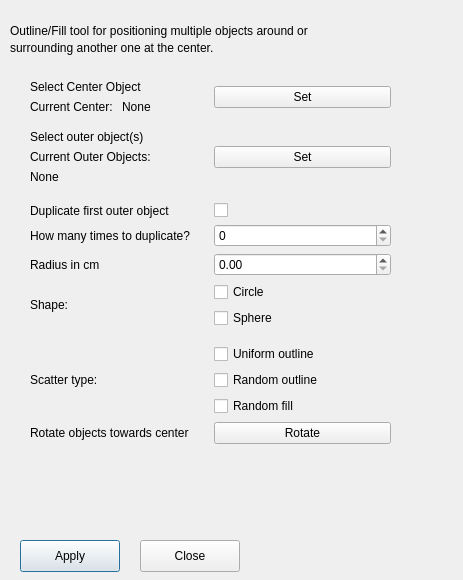
<?xml version="1.0" encoding="UTF-8"?>
<ui version="4.0">
 <class>Dialog</class>
 <widget class="QDialog" name="Dialog">
  <property name="geometry">
   <rect>
    <x>0</x>
    <y>0</y>
    <width>463</width>
    <height>580</height>
   </rect>
  </property>
  <property name="windowTitle">
   <string>Dialog</string>
  </property>
  <widget class="QPushButton" name="apply_button">
   <property name="geometry">
    <rect>
     <x>20</x>
     <y>540</y>
     <width>100</width>
     <height>32</height>
    </rect>
   </property>
   <property name="text">
    <string>Apply</string>
   </property>
  </widget>
  <widget class="QPushButton" name="close_button">
   <property name="geometry">
    <rect>
     <x>140</x>
     <y>540</y>
     <width>100</width>
     <height>32</height>
    </rect>
   </property>
   <property name="text">
    <string>Close</string>
   </property>
  </widget>
  <widget class="QWidget" name="gridLayoutWidget">
   <property name="geometry">
    <rect>
     <x>30</x>
     <y>80</y>
     <width>361</width>
     <height>479</height>
    </rect>
   </property>
   <layout class="QGridLayout" name="gridLayout">
    <item row="11" column="1">
     <widget class="QPushButton" name="pushButton">
      <property name="text">
       <string>Rotate</string>
      </property>
     </widget>
    </item>
    <item row="10" column="1">
     <layout class="QGridLayout" name="gridLayout_5">
      <item row="1" column="0">
       <widget class="QCheckBox" name="random_outline_checkbox">
        <property name="text">
         <string>Random outline </string>
        </property>
       </widget>
      </item>
      <item row="0" column="0">
       <widget class="QCheckBox" name="uniform_checkbox">
        <property name="text">
         <string>Uniform outline</string>
        </property>
       </widget>
      </item>
      <item row="2" column="0">
       <widget class="QCheckBox" name="random_fill_checkbox">
        <property name="text">
         <string>Random fill</string>
        </property>
       </widget>
      </item>
     </layout>
    </item>
    <item row="4" column="1">
     <widget class="QCheckBox" name="checkBox">
      <property name="text">
       <string/>
      </property>
     </widget>
    </item>
    <item row="8" column="1">
     <layout class="QGridLayout" name="gridLayout_4">
      <item row="0" column="0">
       <widget class="QCheckBox" name="circle_check">
        <property name="text">
         <string>Circle</string>
        </property>
       </widget>
      </item>
      <item row="2" column="0">
       <widget class="QCheckBox" name="sphere_checkbox">
        <property name="text">
         <string>Sphere</string>
        </property>
       </widget>
      </item>
     </layout>
    </item>
    <item row="11" column="0">
     <widget class="QLabel" name="label_10">
      <property name="text">
       <string>Rotate objects towards center</string>
      </property>
     </widget>
    </item>
    <item row="0" column="1">
     <widget class="QPushButton" name="center_button">
      <property name="text">
       <string>Set</string>
      </property>
     </widget>
    </item>
    <item row="2" column="0">
     <layout class="QVBoxLayout" name="verticalLayout_4">
      <item>
       <widget class="QLabel" name="label_2">
        <property name="text">
         <string>Select outer object(s)</string>
        </property>
       </widget>
      </item>
      <item>
       <layout class="QHBoxLayout" name="horizontalLayout_6">
        <item>
         <widget class="QLabel" name="label_13">
          <property name="text">
           <string>Current Outer Objects:</string>
          </property>
         </widget>
        </item>
       </layout>
      </item>
      <item>
       <widget class="QLabel" name="outer_objs">
        <property name="sizePolicy">
         <sizepolicy hsizetype="Preferred" vsizetype="Preferred">
          <horstretch>0</horstretch>
          <verstretch>0</verstretch>
         </sizepolicy>
        </property>
        <property name="maximumSize">
         <size>
          <width>16777215</width>
          <height>16777215</height>
         </size>
        </property>
        <property name="text">
         <string>None</string>
        </property>
        <property name="wordWrap">
         <bool>true</bool>
        </property>
       </widget>
      </item>
     </layout>
    </item>
    <item row="6" column="0">
     <widget class="QLabel" name="label_4">
      <property name="text">
       <string>How many times to duplicate?</string>
      </property>
     </widget>
    </item>
    <item row="12" column="0">
     <widget class="QLabel" name="warnings">
      <property name="text">
       <string/>
      </property>
     </widget>
    </item>
    <item row="1" column="0">
     <spacer name="verticalSpacer_2">
      <property name="orientation">
       <enum>Qt::Vertical</enum>
      </property>
      <property name="sizeType">
       <enum>QSizePolicy::Fixed</enum>
      </property>
      <property name="sizeHint" stdset="0">
       <size>
        <width>10</width>
        <height>10</height>
       </size>
      </property>
     </spacer>
    </item>
    <item row="0" column="0">
     <layout class="QVBoxLayout" name="verticalLayout_2">
      <item>
       <widget class="QLabel" name="label">
        <property name="text">
         <string>Select Center Object</string>
        </property>
       </widget>
      </item>
      <item>
       <layout class="QHBoxLayout" name="horizontalLayout_4">
        <item>
         <widget class="QLabel" name="label_11">
          <property name="text">
           <string>Current Center:</string>
          </property>
         </widget>
        </item>
        <item>
         <widget class="QLabel" name="center_objs">
          <property name="text">
           <string>None</string>
          </property>
          <property name="wordWrap">
           <bool>true</bool>
          </property>
         </widget>
        </item>
       </layout>
      </item>
     </layout>
    </item>
    <item row="4" column="0">
     <widget class="QLabel" name="label_3">
      <property name="text">
       <string>Duplicate first outer object</string>
      </property>
     </widget>
    </item>
    <item row="10" column="0">
     <layout class="QGridLayout" name="gridLayout_3">
      <item row="5" column="0">
       <widget class="QLabel" name="label_6">
        <property name="text">
         <string>Scatter type:</string>
        </property>
       </widget>
      </item>
     </layout>
    </item>
    <item row="8" column="0">
     <widget class="QLabel" name="label_5">
      <property name="text">
       <string>Shape:</string>
      </property>
     </widget>
    </item>
    <item row="7" column="1">
     <widget class="QDoubleSpinBox" name="radius_box"/>
    </item>
    <item row="6" column="1">
     <widget class="QSpinBox" name="spinBox"/>
    </item>
    <item row="2" column="1">
     <widget class="QPushButton" name="outer_button">
      <property name="text">
       <string>Set</string>
      </property>
     </widget>
    </item>
    <item row="9" column="0">
     <spacer name="verticalSpacer">
      <property name="orientation">
       <enum>Qt::Vertical</enum>
      </property>
      <property name="sizeType">
       <enum>QSizePolicy::Fixed</enum>
      </property>
      <property name="sizeHint" stdset="0">
       <size>
        <width>10</width>
        <height>10</height>
       </size>
      </property>
     </spacer>
    </item>
    <item row="7" column="0">
     <widget class="QLabel" name="label_9">
      <property name="text">
       <string>Radius in cm</string>
      </property>
     </widget>
    </item>
    <item row="3" column="0">
     <spacer name="verticalSpacer_3">
      <property name="orientation">
       <enum>Qt::Vertical</enum>
      </property>
      <property name="sizeType">
       <enum>QSizePolicy::Fixed</enum>
      </property>
      <property name="sizeHint" stdset="0">
       <size>
        <width>13</width>
        <height>13</height>
       </size>
      </property>
     </spacer>
    </item>
   </layout>
  </widget>
  <widget class="QLabel" name="label_7">
   <property name="geometry">
    <rect>
     <x>10</x>
     <y>20</y>
     <width>581</width>
     <height>21</height>
    </rect>
   </property>
   <property name="text">
    <string>Outline/Fill tool for positioning multiple objects around or </string>
   </property>
  </widget>
  <widget class="QLabel" name="label_8">
   <property name="geometry">
    <rect>
     <x>10</x>
     <y>40</y>
     <width>331</width>
     <height>16</height>
    </rect>
   </property>
   <property name="text">
    <string>surrounding another one at the center.</string>
   </property>
  </widget>
 </widget>
 <resources/>
 <connections/>
</ui>
